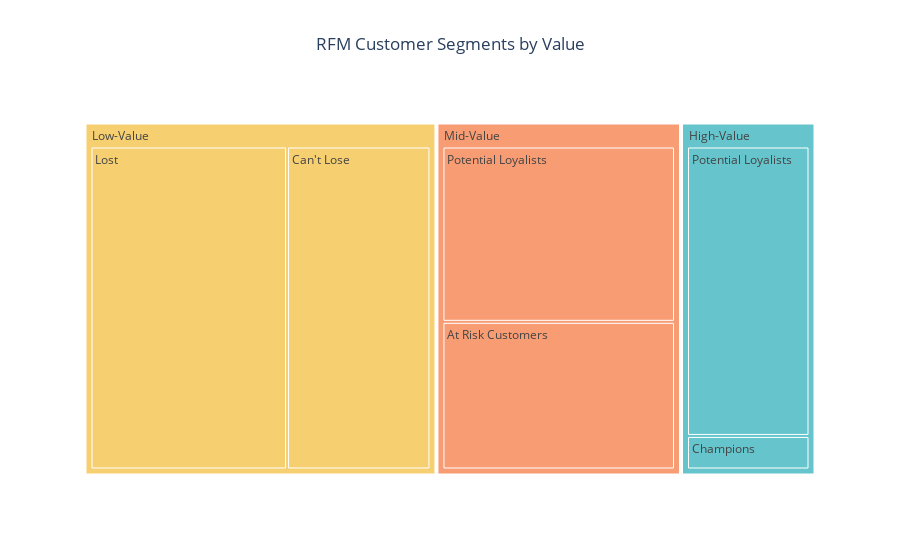

Notebook code for this chart:
### Code cell
# Create tree map for RFM Segment
segment_product_counts = df.groupby(['value_segment', 'rfm_customer_segments']).size().reset_index(name='count')

segment_product_counts = segment_product_counts.sort_values('count', ascending=False)

fig_treemap_segment_product = px.treemap(segment_product_counts,
                                         path=['value_segment', 'rfm_customer_segments'],
                                         values='count',
                                         #width=800,
                                         #height=500,
                                         color='value_segment', color_discrete_sequence=px.colors.qualitative.Pastel,
                                         title='RFM Customer Segments by Value')

fig_treemap_segment_product.update_layout(title_x= 0.5)

fig_treemap_segment_product.show()

### Figure 1 — Plotly figure (JSON) as saved in the notebook; plotly's stock layout.template omitted (floating-point values rounded to 4 significant figures)
{"data": [{"branchvalues": "total", "customdata": [["High-Value"], ["High-Value"], ["High-Value"], ["High-Value"], ["High-Value"], ["High-Value"], ["Low-Value"], ["Low-Value"], ["Low-Value"], ["Low-Value"], ["Low-Value"], ["Low-Value"], ["Mid-Value"], ["Mid-Value"], ["Mid-Value"], ["Mid-Value"], ["Mid-Value"], ["Mid-Value"]], "domain": {"x": [0, 1], "y": [0, 1]}, "hovertemplate": "labels=%{label}<br>count=%{value}<br>parent=%{parent}<br>id=%{id}<br>value_segment=%{customdata[0]}<extra></extra>", "ids": ["High-Value", "High-Value/Lost", "High-Value/Potential Loyalists", "High-Value/Can't Lose", "High-Value/Champions", "High-Value/At Risk Customers", "Low-Value", "Low-Value/At Risk Customers", "Low-Value/Lost", "Low-Value/Champions", "Low-Value/Can't Lose", "Low-Value/Potential Loyalists", "Mid-Value/Can't Lose", "Mid-Value/Champions", "Mid-Value/Lost", "Mid-Value/At Risk Customers", "Mid-Value/Potential Loyalists", "Mid-Value"], "labels": ["High-Value", "Lost", "Potential Loyalists", "Can't Lose", "Champions", "At Risk Customers", "Low-Value", "At Risk Customers", "Lost", "Champions", "Can't Lose", "Potential Loyalists", "Can't Lose", "Champions", "Lost", "At Risk Customers", "Potential Loyalists", "Mid-Value"], "marker": {"colors": ["rgb(102, 197, 204)", "rgb(102, 197, 204)", "rgb(102, 197, 204)", "rgb(102, 197, 204)", "rgb(102, 197, 204)", "rgb(102, 197, 204)", "rgb(246, 207, 113)", "rgb(246, 207, 113)", "rgb(246, 207, 113)", "rgb(246, 207, 113)", "rgb(246, 207, 113)", "rgb(246, 207, 113)", "rgb(248, 156, 116)", "rgb(248, 156, 116)", "rgb(248, 156, 116)", "rgb(248, 156, 116)", "rgb(248, 156, 116)", "rgb(248, 156, 116)"]}, "name": "", "parents": ["", "High-Value", "High-Value", "High-Value", "High-Value", "High-Value", "", "Low-Value", "Low-Value", "Low-Value", "Low-Value", "Low-Value", "Mid-Value", "Mid-Value", "Mid-Value", "Mid-Value", "Mid-Value", ""], "type": "treemap", "values": [154.0, 0.0, 138.0, 0.0, 16.0, 0.0, 403.0, 0.0, 233.0, 0.0, 170.0, 0.0, 0.0, 0.0, 0.0, 128.0, 152.0, 280.0]}], "layout": {"legend": {"tracegroupgap": 0}, "title": {"text": "RFM Customer Segments by Value", "x": 0.5}, "treemapcolorway": ["rgb(102, 197, 204)", "rgb(246, 207, 113)", "rgb(248, 156, 116)", "rgb(220, 176, 242)", "rgb(135, 197, 95)", "rgb(158, 185, 243)", "rgb(254, 136, 177)", "rgb(201, 219, 116)", "rgb(139, 224, 164)", "rgb(180, 151, 231)", "rgb(179, 179, 179)"]}}
